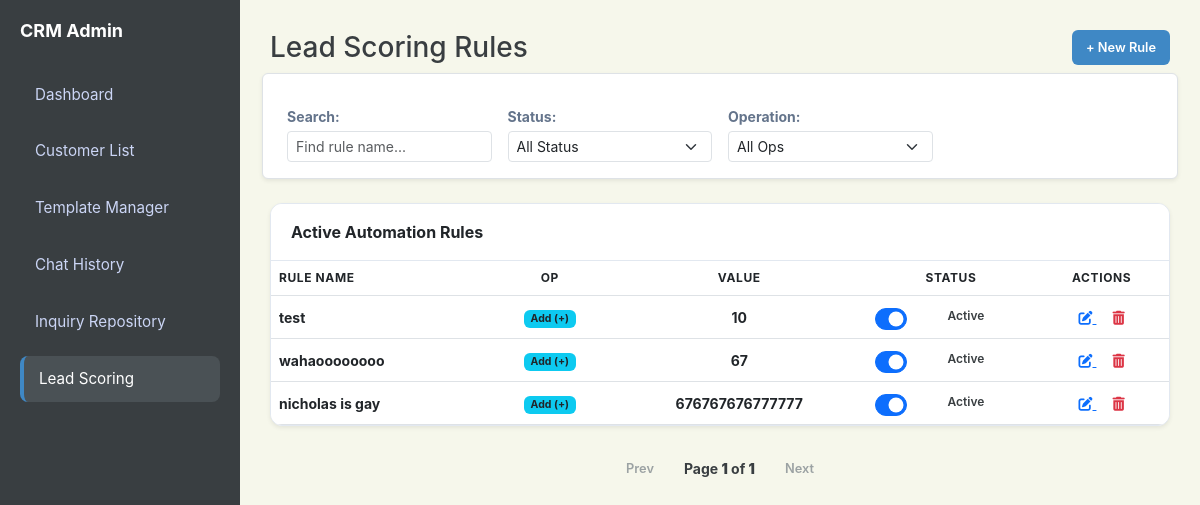
/scoring, run on an earlier commit of the app's database.
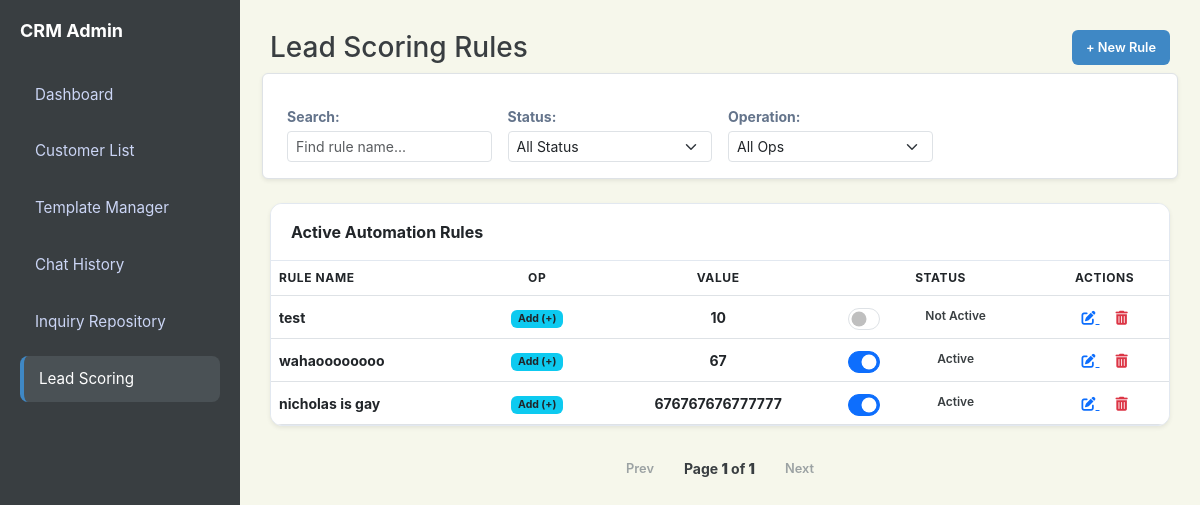
And on a later commit of the database.
### app.py (models this page shows)
class Rule(db.Model):
    id = db.Column(db.Integer, primary_key=True)
    name = db.Column(db.String(100), nullable=False)
    keywords = db.Column(db.String(200), nullable=False)
    score = db.Column(db.Integer, nullable=False)
    operation = db.Column(db.String(10), nullable=False, default='+')
    active = db.Column(db.Boolean, default=True)

### app.py (the view)
@app.route('/scoring')
def lead_scoring():
    rules = Rule.query.all()
    return render_template('lead-scoring.html', rules=rules)

### templates/lead-scoring.html (shortened to what this page needs)
<!DOCTYPE html>
<html lang="en">
<head>
    <link href="https://cdn.jsdelivr.net/npm/bootstrap@5.3.0/dist/css/bootstrap.min.css" rel="stylesheet">
    <link rel="stylesheet" href="https://cdnjs.cloudflare.com/ajax/libs/font-awesome/6.0.0/css/all.min.css">
    <link rel="stylesheet" href="{{ url_for('static', filename='style.css') }}">
</head>
<body id="page-scoring">
    <aside class="sidebar">
        <h2>CRM Admin</h2>
        <a href="/dashboard" class="nav-link nav-dashboard">Dashboard</a>
        <a href="/customers" class="nav-link nav-customers">Customer List</a>
        <a href="/templates-manager" class="nav-link nav-templates">Template Manager</a>
        <a href="/history" class="nav-link nav-history">Chat History</a>
        <a href="/repository" class="nav-link nav-repository">Inquiry Repository</a>
        <a href="/scoring" class="nav-link nav-scoring active">Lead Scoring</a>
    </aside>
    <main class="main">
        <div class="header d-flex justify-content-between align-items-center mb-4">
            <h1 class="h3 mb-0">Lead Scoring Rules</h1>
            <a href="{{ url_for('add_rule') }}" class="btn btn-blue">+ New Rule</a>
        </div>
        <div class="row g-3 mb-4 p-3 bg-white border rounded shadow-sm align-items-end">
            <div class="col-md-3">
                <label class="small fw-bold mb-1 d-block">Search:</label>
                <input type="text" id="searchInput" class="form-control form-control-sm" placeholder="Find rule name..." onkeyup="applyFilters()">
            </div>
            <div class="col-md-3">
                <label class="small fw-bold mb-1 d-block">Status:</label>
                <select id="filterStatus" class="form-select form-select-sm" onchange="applyFilters()">
                    <option value="all">All Status</option>
                </select>
            </div>
            <div class="col-md-3">
                <label class="small fw-bold mb-1 d-block">Operation:</label>
                <select id="filterOperation" class="form-select form-select-sm" onchange="applyFilters()">
                    <option value="all">All Ops</option>
                </select>
            </div>
        </div>
        <div class="card p-0 shadow-sm overflow-hidden">
            <div class="card-header bg-white py-3 fw-bold">Active Automation Rules</div>
            <div class="table-responsive">
                <table class="table mb-0">
                    <thead class="bg-light small text-uppercase">
                        <tr>
                            <th>Rule Name</th>
                            <th class="text-center">Op</th>
                            <th class="text-center">Value</th>
                            <th class="text-center">Status</th>
                            <th class="text-center">Actions</th>
                        </tr>
                    </thead>
                    <tbody id="ruleTable" class="align-middle">
                        {% if rules|length > 0 %}
                            {% for rule in rules %}
                            <tr>
                                <td class="fw-bold">{{ rule.name }}</td>
                                <td class="text-center">
                                    <span class="badge bg-info text-dark">{{ rule.operation }}</span>
                                </td>
                                <td class="text-center fw-bold">{{ rule.score }}</td>
                                <td class="text-center">
                                    <div class="status-toggle-container form-check form-switch">
                                        <span class="status-label">{{ 'Active' if rule.active else 'Not Active' }}</span>
                                        <input class="form-check-input" type="checkbox" role="switch"
                                            onchange="toggleStatus('{{ rule.id }}', this)" {% if rule.active %}checked{% endif %}>
                                    </div>
                                </td>
                                <td class="text-center">
                                    <a href="{{ url_for('edit_rule', id=rule.id) }}" class="text-primary me-3">
                                        <i class="fas fa-edit"></i>
                                    </a>
                                    <a href="{{ url_for('delete_rule', id=rule.id) }}" class="text-danger"
                                       onclick="return confirm('Delete this rule?')">
                                        <i class="fas fa-trash-alt"></i>
                                    </a>
                                </td>
                            </tr>
                            {% endfor %}
                        {% else %}
                            <tr>
                                <td colspan="5" class="text-center p-5 text-muted">No rules found. Click "+ New Rule" to start.</td>
                            </tr>
                        {% endif %}
                    </tbody>
                </table>
            </div>
        </div>
        <div class="pagination mt-3 justify-content-center d-flex align-items-center gap-3">
            <button id="page-prev" class="btn btn-sm btn-outline-secondary">Prev</button>
            <div id="page-indicator" class="small fw-bold">Page 1 of 1</div>
            <button id="page-next" class="btn btn-sm btn-outline-secondary">Next</button>
        </div>
    </main>
</body>
</html>

### static/style.css (style rules this page uses)
:root { --blue: #3F88C5; --red: #E94F37; --green: #44BBA4; --gray: #64748b; --slate-900: #393E41; --slate-800: #4a5155; --border-radius: 12px; --bg-light: #F6F7EB; }
* { box-sizing: border-box; font-family: 'Inter', -apple-system, sans-serif; }
body { margin: 0; display: flex; background-color: var(--bg-light); color: var(--slate-900); height: 100vh; overflow: hidden; }
.sidebar { width: 240px; background: var(--slate-900); color: #fff; min-height: 100vh; padding: 20px; flex-shrink: 0; }
.sidebar h2 { font-size: 18px; margin-bottom: 30px; font-weight: 700; color: #fff; }
.nav-link { display: block; padding: 12px 15px; color: #cbd5f5; text-decoration: none; border-radius: 8px; margin-bottom: 10px; font-size: 0.95rem; transition: 0.2s; }
.nav-link:hover, .nav-link.active { background: var(--slate-800); color: #fff; }
.main { flex: 1; padding: 30px; overflow-y: auto; }
.header { display: grid; grid-template-columns: 1fr auto 1fr; align-items: center; margin-bottom: 30px; gap: 20px; width: 100%; }
.card { background: white; padding: 25px; border-radius: var(--border-radius); box-shadow: 0 4px 6px -1px rgba(0,0,0,0.1); border: 1px solid #e2e8f0; margin-bottom: 25px; }
.card-header { padding: 20px; border-bottom: 1px solid #e2e8f0; display: flex; justify-content: space-between; align-items: center; }
table { width: 100%; border-collapse: collapse; }
th { text-align: left; padding: 15px 20px; background: var(--bg-light); color: var(--gray); font-size: 12px; text-transform: uppercase; letter-spacing: 0.05em; }
td { padding: 15px 20px; border-top: 1px solid #e2e8f0; font-size: 14px; }
label { display: block; font-size: 0.8rem; margin-bottom: 5px; color: var(--gray); font-weight: 600; }
input, textarea, select { width: 100%; padding: 10px; border: 1px solid #e2e8f0; border-radius: 6px; font-size: 0.9rem; outline: none; }
.btn { padding: 8px 14px; border: none; border-radius: 6px; cursor: pointer; font-size: 0.8rem; font-weight: 600; transition: 0.2s; text-decoration: none; display: inline-block; }
.btn-blue, .btn-primary { background: var(--blue); color: white; }
.pagination { display: flex; justify-content: center; align-items: center; gap: 15px; margin-top: 25px; }
#page-dashboard .nav-dashboard, #page-customers .nav-customers, #page-history .nav-history, #page-repository .nav-repository, #page-templates .nav-templates, #page-scoring .nav-scoring { background: var(--slate-800); color: #fff; border-left: 4px solid var(--blue); }
.text-center { text-align: center; }
.status-label { font-size: 12px; font-weight: 600; color: var(--slate-900); margin-right: 5px; }
.status-toggle-container .form-check-input { width: 32px; height: 16px; cursor: pointer; }
.sidebar { z-index: 100; }

What changed in the data, as far as the page shows it:
changed Rule "test": active "Active" → "Not Active"; active "☑" → "☐"
